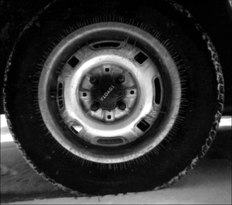
%> input picture Matlab tasks/tire.tif, 232 x 205 px
$ octave Task5.m   (GNU Octave 9; MATLAB toolbox functions it lacks are replaced by stand-ins)
%> lines starting %> are read from the running program, lines starting %| are printed output that depends on the picture; in (x1, y1, x2, y2) boxes, pixels count from 0 and x2, y2 are one past the last pixel; in counts of white or black regions, pixels touching at a corner belong together; the program's own positions count from 1
img=imread('tire.tif');
%> img is the input picture: size 205x232 uint8; min 0, max 255, mean 53.7
Ori_img=img;  % origional image assigned to X
Low=min(min(img));
%> Low = 0
High=max(max(img));
%> High = 255
% size(x,n)-> n indicates the dimensions
% so if we say size(x,1) indicate the length of the first dimension 1
% and so on ..
for r = 1:size(img,1)
    for c=1:size(img,2)
        pixels=img(r,c);
        out=((pixels-Low)/(High-Low))*255;
        img(r,c)=out;
    end
end
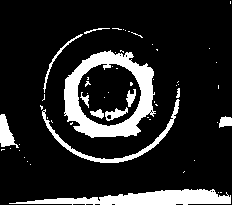
%> img: size 205x232 uint8; 15.2% white; 58 white regions (46 under 20 px), largest, box (x1, y1, x2, y2) and area: (64, 50, 156, 138) 3196, (9, 189, 231, 205) 2014, (42, 99, 180, 163) 795
subplot(1,2,1)
imshow(Ori_img);
subplot(1,2,2)
imshow(img);
